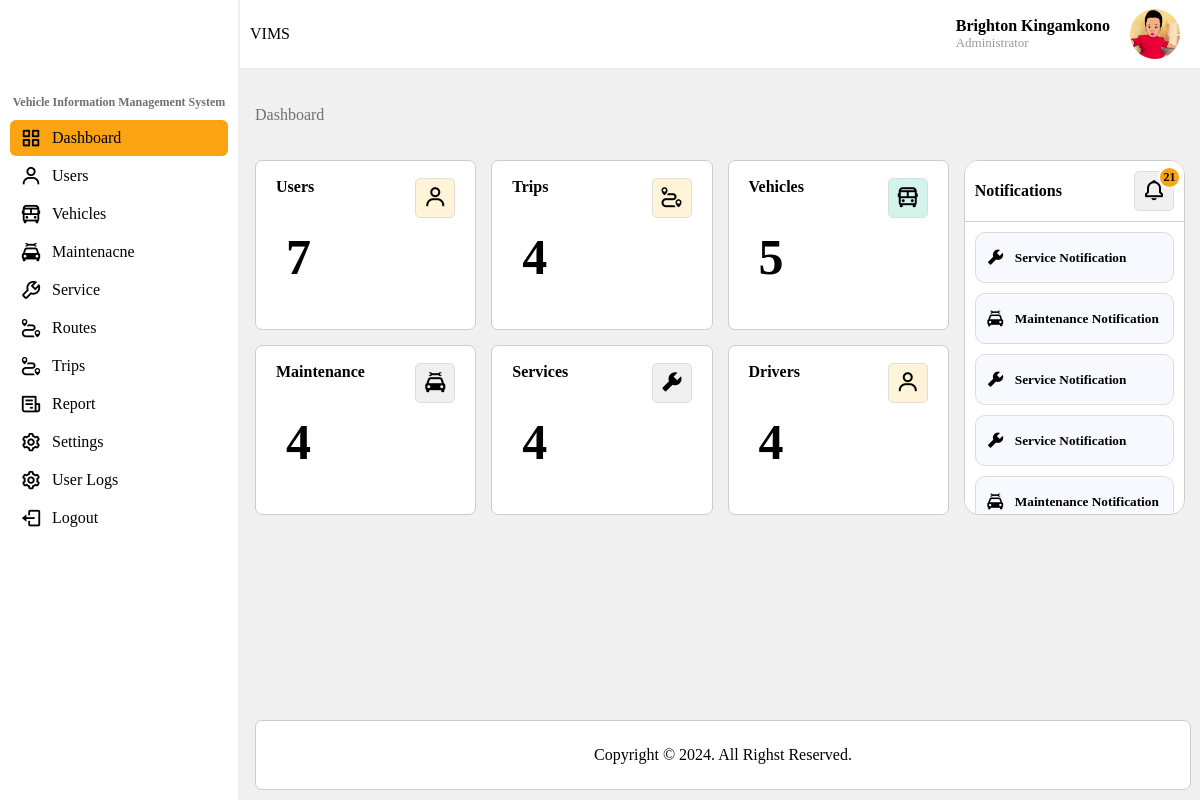
Screenshot of /dashboard/ (signed in) with the database file from the repository.
### tables this page shows
CREATE TABLE `users` (
  `userID` int(11) NOT NULL,
  `firstname` varchar(50) NOT NULL,
  `middlename` varchar(50) DEFAULT NULL,
  `lastname` varchar(50) NOT NULL,
  `email` varchar(100) NOT NULL,
  `gender` varchar(6) NOT NULL,
  `phone` varchar(12) DEFAULT NULL,
  `password` varchar(120) NOT NULL,
  `image` varchar(255) DEFAULT NULL,
  `created_at` datetime DEFAULT NULL,
  `updated_at` datetime DEFAULT NULL,
  `usertype` varchar(20) NOT NULL,
  `login_time` datetime DEFAULT NULL,
  `logout_time` datetime DEFAULT NULL,
  `reset_token_hash` varchar(200) DEFAULT NULL,
  `reset_token_expires_at` datetime DEFAULT NULL
);

CREATE TABLE `notifications` (
  `notID` int(11) NOT NULL,
  `notification` varchar(300) NOT NULL,
  `vehicleID` int(11) NOT NULL,
  `type` varchar(20) DEFAULT NULL,
  `flag` int(11) NOT NULL DEFAULT 0,
  `created_at` date NOT NULL
);

### dashboard/index.php (the view, shortened to what this page needs)
<?php
    require('nots.php');
    try {
        require('../db/pdo.php');
        $stmt = $dbCnx->prepare('SELECT * FROM users WHERE userID = :userID');
        $stmt->bindValue(':userID', $_SESSION['uniqueID'], PDO::PARAM_INT);
        $stmt->execute();
        $row = $stmt->fetch();
        $stmt2 = $dbCnx->prepare('SELECT * FROM users');
        $stmt2->execute();
        $rows = $stmt2->rowCount();
        $stmtc = $dbCnx->prepare('SELECT * FROM users WHERE usertype = \'driver\'');
        $stmtc->execute();
        $rowsD = $stmtc->rowCount();
        $stmt4 = $dbCnx->prepare('SELECT * FROM vehicle');
        $stmt4->execute();
        $vehicleRows = $stmt4->rowCount();
        $stmt6 = $dbCnx->prepare('SELECT * FROM trips');
        $stmt6->execute();
        $trowA = $stmt6->rowCount();
        $stmt8 = $dbCnx->prepare('SELECT * FROM maintenance');
        $stmt8->execute();
        $stmt9 = $dbCnx->prepare('SELECT * FROM oil');
        $stmt9->execute();
    } catch (PDOException $e) {
        echo $e->getMessage();
    }
?>
<!DOCTYPE html>
<html lang="en">
<head>
    <link rel="stylesheet" href="../css/styles.css">
    <link rel="stylesheet" href="../boxicons/css/boxicons.min.css">
    <link rel="stylesheet" href="../swal/sweetalert2.css">
</head>
<body>
    <div class="container">
        <aside>
            <header>
                <span>Vehicle Information Management System</span>
            </header>
            <nav class="navbar">
                <ul>
                    <?php if(isset($_SESSION['administrator']) || isset($_SESSION['vmanager'])): ?>
                    <li class="active">
                        <a href="index.php"><i class="bx bx-grid-alt"></i>Dashboard</a>
                    </li>
                    <li>
                        <a href="users.php"><i class="bx bx-user"></i>Users</a>
                    </li>
                    <li>
                        <a href="vehicle.php"><i class="bx bx-bus"></i>Vehicles</a>
                    </li>
                    <li>
                        <a href="maintanance.php"><i class="bx bxs-car-mechanic"></i>Maintenacne</a>
                    </li>
                    <li>
                        <a href="all_services.php"><i class="bx bx-wrench"></i>Service</a>
                    </li>
                    <li>
                        <a href="routes.php"><i class="bx bx-trip"></i>Routes</a>
                    </li>
                    <li>
                        <a href="trips.php" ><i class="bx bx-trip"></i>Trips</a>
                    </li>
                    <li>
                        <a href="report.php"><i class="bx bx-receipt"></i>Report</a>
                    </li>
                    <li>
                        <a href="settings.php"><i class="bx bx-cog"></i>Settings</a>
                    </li>
                    <?php if(isset($_SESSION['administrator'])): ?>
                        <li>
                            <a href="logs.php"><i class="bx bx-cog"></i>User Logs</a>
                        </li>
                        <?php endif ?>
                        <li>
                            <a href="logout.php?logout_id=<?=$_SESSION['uniqueID']?>"><i class="bx bx-log-out"></i>Logout</a>
                        </li>
                    <?php endif ?>
                </ul>
            </nav>
        </aside>
        <main class="main-content">
            <header class="grid">
                <span class="logo">VIMS</span>
                <div class="user">
                    <div class="name">
                        <?=$row['firstname'].' '.$row['lastname']?>
                        <span id="role"><?=$row['usertype']?></span>
                    </div>
                    <img id="imgDropdown" src="../images/<?=$row['image']?>" alt="">
                </div>
            </header>
            <div class="grid main">
                <div class="top_card">
                    <div class="bread-cumb">
                        <p href="index.php">Dashboard</p>
                    </div>
                </div>
                <?php if(isset($_SESSION['administrator']) || isset($_SESSION['vmanager'])): ?>
                    <a href="users.php" class="card">
                        <p><span>Users</span> <i style="background-color: #FFF4D7;" class="bx bx-user"></i></p>
                        <h1><?=$rows?></h1>
                    </a>
                    <a href="trips.php" class="card">
                        <p><span>Trips</span> <i style="background-color: #FFF4D7;" class="bx bx-trip"></i></p>
                        <h1><?=$trowA?></h1>
                    </a>
                    <a href="vehicle.php" class="card">
                        <p><span>Vehicles</span> <i style="background-color: #D3F4EA;" class="bx bx-bus"></i></p>
                        <h1><?=$vehicleRows?></h1>
                    </a>
                    <div class="card-row">
                    <?php
                            try {
                                require('../db/pdo.php');
                                $stmt = $dbCnx->prepare("SELECT * FROM notifications WHERE flag <> 1 ORDER BY notID DESC");
                                $stmt->execute();
                                $rows = $stmt->fetchAll();
                                 ?>
                        <p class="notification-heading"><span>Notifications</span> <i class="bx bx-bell"></i><span class="counter"><?=$stmt->rowCount()?></span></p>
                        <div class="card-row_content">
                        <?php if($stmt->rowCount() > 0):
                                foreach($rows as $row):
                                    switch($row['type']):
                                        case 'insurance':
                                            $icon = "<i class='bx bx-donate-heart not-icon'></i>";
                                        break;
                                        case 'maintenance':
                                            $icon = "<i class='bx bxs-car-mechanic not-icon'></i>";
                                        break;
                                        case 'service':
                                            $icon = "<i class='bx bxs-wrench not-icon'></i>";
                                        break;
                                    endswitch;
                        ?>
                            <div class="new-notification">
                                <h5 class="not-header" style="text-transform: capitalize;"><?=$icon?><?=$row['type']?> Notification</h5>
                            </div>
                        <?php
                                endforeach;
                            else:
                                echo "<p style='font-weight: 500; font-size: 15px;color: #777; justify-content: center; align-items: center; '>There's no notification";
                            endif;
                            } catch(PDOException $e) {
                                echo $e->getMessage();
                            }
                        ?>
                        </div>
                    </div>
                    <a href="maintanance.php" class="card">
                        <p><span>Maintenance</span> <i class="bx bxs-car-mechanic"></i></p>
                        <h1><?=$stmt8->rowCount()?></h1>
                    </a>
                    <a href="all_services.php" class="card">
                        <p><span>Services</span> <i class="bx bxs-wrench"></i></p>
                        <h1><?=$stmt9->rowCount()?></h1>
                    </a>
                    <a href="drivers.php" class="card">
                        <p><span>Drivers</span> <i style="background-color: #FFF4D7;" class="bx bx-user"></i></p>
                        <h1><?=$rowsD?></h1>
                    </a>
                <?php endif; ?>
                <footer style="position: fixed; bottom:0; display:flex; justify-content: center;margin-right: 10px; width: 78%; margin-bottom:10px;">Copyright &copy; <?=date('Y')?>. All Righst Reserved.</footer>
            </div>
        </main>
    </div>
</body>
</html>

### css/styles.css (style rules this page uses)
:root { --color-primary: #10114d; --color-secondary: #dc143c; --color-grey: #999; --color-light: #dcdcdc; --color-light2: #f8f8ff; --bg-color: #f0f0f0; --orange: #FCA311; --cyan-dark: #0D5C63; --cyan-dark2: #004346; --xs-padding: 5px; --sm-padding: 15px; --mid-padding: 25px; --max-padding: 35px; }
*, *::before, *::after { padding: 0; margin: 0; box-sizing: border-box; list-style: none; text-decoration: none; outline: none; border: none; }
body { font-family: 'poppins', serif; background: var(--bg-color); }
.container { min-height: 100vh; display: flex; position: relative; background: var(--bg-color); }
.container aside { position: fixed; width: 20%; height: 100vh; background: #fff; border-right: #eee 2px solid; }
.container aside header { margin-top: 10px; display: flex; flex-direction: column; justify-content: center; align-items: center; }
.container aside header span { font-size: 12px; font-weight: bold; color: #707070; }
.container aside nav { margin-left: 10px; margin-right: 10px; }
.container aside nav ul { padding-top: 10px; }
.container aside nav ul li { width: 100%; margin-bottom: 2px; }
.container aside nav ul li a { display: flex; align-items: center; color: #000; padding: 7px 10px; }
.container aside nav ul li a i { margin-right: 10px; font-size: 22px; }
.container aside nav ul li.active { background: var(--bg-color); background: var(--orange); border-radius: 6px; }
.container main { margin-left: calc(100% - 80%); width: calc(100% - 20%); height: 100vh; }
.container main header { border-bottom: #eee 2px solid; height: 70px; background: white; top: 0; position: sticky; }
.container main header span.logo { grid-column: span 6; align-self: center; margin-left: 10px; }
.container main header .user { position: relative; grid-column: span 6; justify-self: end; display: flex; align-self: center; margin-right: 20px; }
.container main header .user .name { align-self: center; margin-right: 20px; font-weight: bold; }
.container main header .user .name #role { font-weight: normal; display: block; font-size: small; color: var(--color-grey); text-transform: capitalize; }
.container main header .user img { height: 50px; width: 50px; object-fit: cover; border-radius: 50%; align-self: center; cursor: pointer; }
.grid { display: grid; grid-template-columns: repeat(12, 1fr); gap: 15px; }
.main { margin: 15px; }
.card { border: #ccc 1px solid; grid-column: span 3; border-radius: 7px; height: 170px; background: #fff; }
:is(.card, .card-row, .card2, .card3) { color: #000; }
:is(.card, .card-row, .card2, .card3) p { font-weight: bold; display: flex; justify-content: space-between; margin: 7px 10px 0 10px; padding: 10px; }
:is(.card, .card-row, .card2, .card3) p i { font-size: 24px; background-color: var(--bg-color); padding: 7px; border-radius: 5px; border: #ddd 1px solid; }
.card h1 { margin-left: 30px; padding: 0; font-size: 50px; text-align: left; }
.card-row { position: relative; overflow-y: auto; max-height: 355px; grid-column: span 3; grid-row: span 2; border-radius: 15px; background: #fff; border: 1px solid #ccc; }
.card-row .notification-heading { position: sticky; top: 0; background-color: #fff; align-items: center; border-bottom: 1px solid #ccc; margin: 0; padding: 10px; }
.card-row .new-notification { border: 1px solid #ddd; background-color: var(--color-light2); border-radius: 10px; margin: 10px; padding: 15px 10px; }
.card-row .new-notification .not-header { display: flex; align-items: center; }
.card-row .new-notification .not-header .not-icon { margin-right: 10px; }
.container main .main .top_card { display: flex; justify-content: space-between; align-items: center; grid-column: span 12; border-radius: 7px; height: 60px; }
main .main .top_card p { color: #707070; }
main .main .top_card .bread-cumb { display: flex; align-items: center; }
.container main footer { grid-column: span 12; height: 70px; background: white; width: 100%; border-radius: 7px; display: flex; justify-content: center; align-items: center; border: #ccc 1px solid; }
.not-icon { font-size: 19px; margin-right: 5px; }
.counter { position: absolute; right: 3px; top: 5px; background: var(--orange); padding: 0 4px; border-radius: 50%; font-size: 12px; height: 23px; width: 23px; display: flex; align-items: center; justify-content: center; border: 2px solid #fff; }

### rows the page displays
users: firstname "Brighton", lastname "Kingamkono", usertype "Administrator", image (picture)
notifications: type "Service"
notifications: type "Maintenance"
notifications: type "Service"
notifications: type "Service"
notifications: type "Maintenance"

### other values shown
$rows "7"
$trowA "4"
$vehicleRows "5"
$stmt->rowCount() "21"
$stmt8->rowCount() "4"
$stmt9->rowCount() "4"
$rowsD "4"
